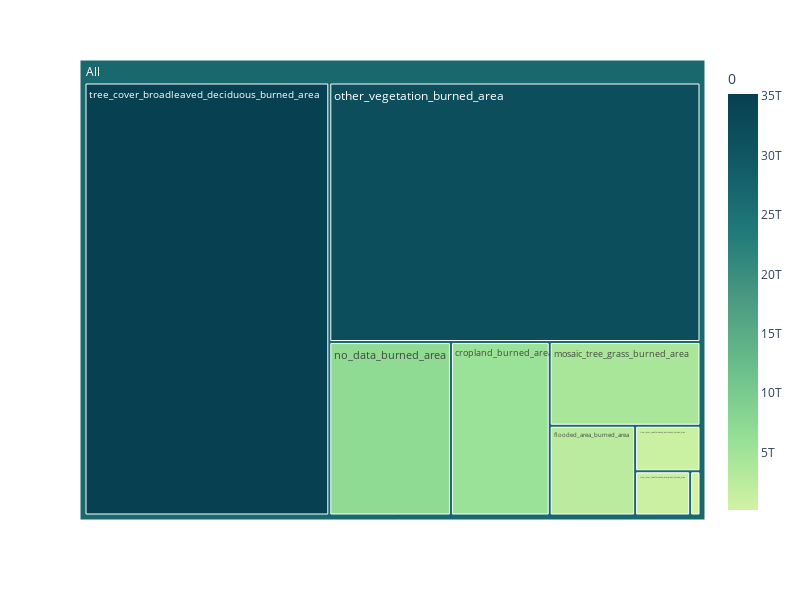

The cell this chart's notebook holds for it:
### Code cell
fig = px.treemap(df_veg_trans, 
    path = [px.Constant('All'), 'index'], 
    color = 0, 
    color_continuous_scale='Emrld',
    values = 0,
    width = 800,
    height = 600)
fig.show()

### Figure 1 — Plotly figure (JSON) as saved in the notebook; plotly's stock layout.template omitted (floating-point values rounded to 4 significant figures)
{"data": [{"branchvalues": "total", "customdata": [[5687008018231], [2544568553482], [4188674581006], [7004942864842], [31979288438507], [35183926581228], [151480670524], [988000000000.0], [807800000000.0], [26740000000000.0]], "domain": {"x": [0, 1], "y": [0, 1]}, "hovertemplate": "labels=%{label}<br>0_sum=%{value}<br>parent=%{parent}<br>id=%{id}<br>0=%{color}<extra></extra>", "ids": ["All/cropland_burned_area", "All/flooded_area_burned_area", "All/mosaic_tree_grass_burned_area", "All/no_data_burned_area", "All/other_vegetation_burned_area", "All/tree_cover_broadleaved_deciduous_burned_area", "All/tree_cover_mixed_leave_burned_area", "All/tree_cover_needleleaved_deciduous_burned_area", "All/tree_cover_needleleaved_evergreen_burned_area", "All"], "labels": ["cropland_burned_area", "flooded_area_burned_area", "mosaic_tree_grass_burned_area", "no_data_burned_area", "other_vegetation_burned_area", "tree_cover_broadleaved_deciduous_burned_area", "tree_cover_mixed_leave_burned_area", "tree_cover_needleleaved_deciduous_burned_area", "tree_cover_needleleaved_evergreen_burned_area", "All"], "marker": {"coloraxis": "coloraxis", "colors": [5687008018231, 2544568553482, 4188674581006, 7004942864842, 31979288438507, 35183926581228, 151480670524, 988000000000.0, 807800000000.0, 26740000000000.0]}, "name": "", "parents": ["All", "All", "All", "All", "All", "All", "All", "All", "All", ""], "type": "treemap", "values": [5687008018231, 2544568553482, 4188674581006, 7004942864842, 31979288438507, 35183926581228, 151480670524, 988045537799, 807798707721, 88535733953340]}], "layout": {"coloraxis": {"colorbar": {"title": {"text": "0"}}, "colorscale": [[0, "rgb(211, 242, 163)"], [0.1667, "rgb(151, 225, 150)"], [0.3333, "rgb(108, 192, 139)"], [0.5, "rgb(76, 155, 130)"], [0.6667, "rgb(33, 122, 121)"], [0.8333, "rgb(16, 89, 101)"], [1, "rgb(7, 64, 80)"]]}, "height": 600, "legend": {"tracegroupgap": 0}, "margin": {"t": 60}, "width": 800}}
